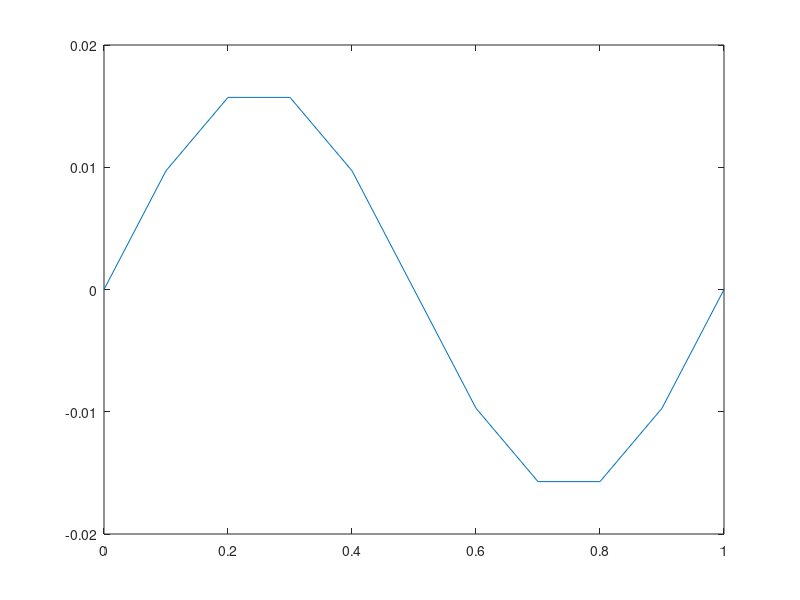

Source code (MATLAB):
function Numeric()
    % Solution of the Heat Equation Using a Forward Difference Scheme
    % Initialize Data
    % Length of Rod, Time Interval
    % Number of Points in Space, Number of Time Steps
    L = 1;
    T = 0.1;
    k = 1;
    N = 10;
    M = 50;
    dx = L / N;
    dt = T / M;
    alpha = k * dt / dx^2;

    % Position
    x = zeros(1, N+1);
    for i = 1:N+1
        x(i) = (i - 1) * dx;
    end

    % Initial Condition
    u0 = zeros(1, N+1);
    for i = 1:N+1
        u0(i) = cos(pi * x(i));
    end

    % Partial Difference Equation (Numerical Scheme)
    u1 = zeros(1, N+1);
    for j = 1:M
        for i = 2:N
            u1(i) = u0(i) + alpha * (u0(i+1) - 2 * u0(i) + u0(i-1));
        end
        u1(1) = 0;
        u1(N+1) = 0;
        u0 = u1;
    end

    % Plot solution
    plot(x, u1);
end

